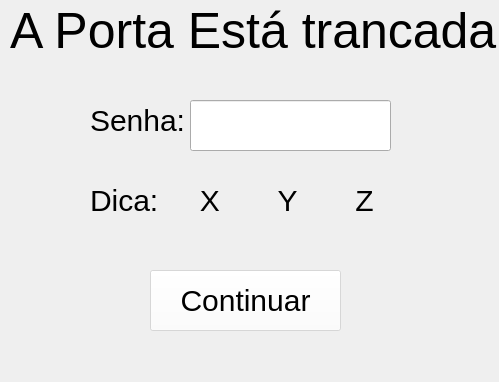
<?xml version="1.0" encoding="UTF-8"?>
<ui version="4.0">
 <class>tranca</class>
 <widget class="QMainWindow" name="tranca">
  <property name="geometry">
   <rect>
    <x>0</x>
    <y>0</y>
    <width>499</width>
    <height>382</height>
   </rect>
  </property>
  <property name="windowTitle">
   <string>jogo</string>
  </property>
  <widget class="QWidget" name="centralwidget">
   <widget class="QLineEdit" name="senha">
    <property name="geometry">
     <rect>
      <x>190</x>
      <y>100</y>
      <width>201</width>
      <height>51</height>
     </rect>
    </property>
    <property name="styleSheet">
     <string notr="true">font-size: 30px;
</string>
    </property>
    <property name="text">
     <string/>
    </property>
   </widget>
   <widget class="QLabel" name="label">
    <property name="geometry">
     <rect>
      <x>90</x>
      <y>100</y>
      <width>121</width>
      <height>41</height>
     </rect>
    </property>
    <property name="styleSheet">
     <string notr="true">font-size: 30px;
</string>
    </property>
    <property name="text">
     <string>Senha:</string>
    </property>
   </widget>
   <widget class="QLabel" name="label_2">
    <property name="geometry">
     <rect>
      <x>10</x>
      <y>0</y>
      <width>491</width>
      <height>61</height>
     </rect>
    </property>
    <property name="styleSheet">
     <string notr="true">font-size: 50px;
</string>
    </property>
    <property name="text">
     <string>A Porta Está trancada</string>
    </property>
   </widget>
   <widget class="QLabel" name="label_3">
    <property name="geometry">
     <rect>
      <x>90</x>
      <y>180</y>
      <width>301</width>
      <height>41</height>
     </rect>
    </property>
    <property name="styleSheet">
     <string notr="true">font-size: 30px;
</string>
    </property>
    <property name="text">
     <string>Dica:     X       Y       Z</string>
    </property>
   </widget>
   <widget class="QPushButton" name="continuar">
    <property name="geometry">
     <rect>
      <x>150</x>
      <y>270</y>
      <width>191</width>
      <height>61</height>
     </rect>
    </property>
    <property name="styleSheet">
     <string notr="true">font-size: 30px;
background-color: rgba(255, 255, 255, 0.5);</string>
    </property>
    <property name="text">
     <string>Continuar</string>
    </property>
   </widget>
   <widget class="QLabel" name="label_4">
    <property name="geometry">
     <rect>
      <x>-10</x>
      <y>-10</y>
      <width>521</width>
      <height>441</height>
     </rect>
    </property>
    <property name="minimumSize">
     <size>
      <width>0</width>
      <height>0</height>
     </size>
    </property>
    <property name="text">
     <string/>
    </property>
    <property name="pixmap">
     <pixmap resource="../CubeScape/imagens/Frente/frente.qrc">:/png/blog_amendoeira-em-flor.jpg</pixmap>
    </property>
    <property name="scaledContents">
     <bool>true</bool>
    </property>
   </widget>
   <zorder>label_4</zorder>
   <zorder>senha</zorder>
   <zorder>label</zorder>
   <zorder>label_2</zorder>
   <zorder>label_3</zorder>
   <zorder>continuar</zorder>
  </widget>
 </widget>
 <resources>
  <include location="../CubeScape/imagens/Frente/frente.qrc"/>
 </resources>
 <connections/>
</ui>
